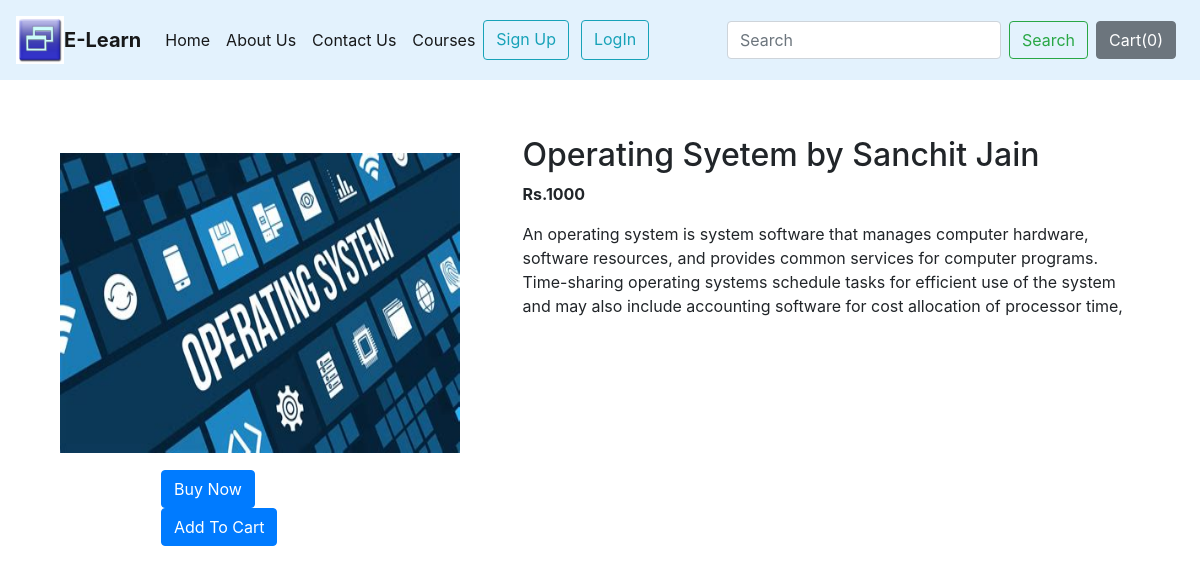
Page /webb/products/13 on the committed database.
### webb/models.py (models this page shows, shortened)
class Product(models.Model):
    product_id=models.AutoField
    product_name=models.CharField(max_length=50)
    category= models.CharField(max_length=50, default="")
    price=models.IntegerField(default=0)
    desc=models.CharField(max_length=300)
    pub_date=models.DateField()
    image= models.ImageField(upload_to="webb/images",default="")

### webb/views.py (the view)
# urls.py: path("products/<int:myid>", views.productView, name="ProductView"),
def productView(request, myid):
    product = Product.objects.filter(id=myid)
    return render(request, 'prodView.html', {'product':product[0]})

### webb/templates/prodView.html (shortened to what this page needs)
{% extends 'basic.html' %}
{% load static %}
{% block body %}
<div class="container">
    <div class="row  mx-auto">
    <div class="col-md-4">
    <div class="row py-0 ml-0">
        <img src="/media/{{product.image}}" width="400px" height="300px">
    </div>
        <div class="row">
                    <a class="btn btn-primary mx-3" href="{% url 'payment' %}" role="button">Buy Now</a>
                    <a class="btn btn-primary mx-3" href="{% url 'payment' %}" role="button">Add To Cart</a>
        </div>
    </div>
    <div class="col-md-7 ml-6">
        <h2>{{product.product_name}}</h2>
        <p><b>Rs.{{product.price}} </b></p>
        <p>{{product.desc}}</p>
    </div>
    </div>
</div>
{% endblock %}

### static/CSS/style.css (style rules this page uses)
* { margin: 0; padding: 0; }
.row { margin-top: 5%; display: flex; justify-content: space-between; margin-left: 25%; }

### rows in the picture
Product: image (picture), product_name "Operating Syetem by Sanchit Jain", price "1000", desc "An operating system is system software that manages computer hardware, software resources, and provides common services for computer programs. Time-sharing operating systems schedule tasks for efficient use of the system and may also include accounting software for cost allocation of processor time,"
